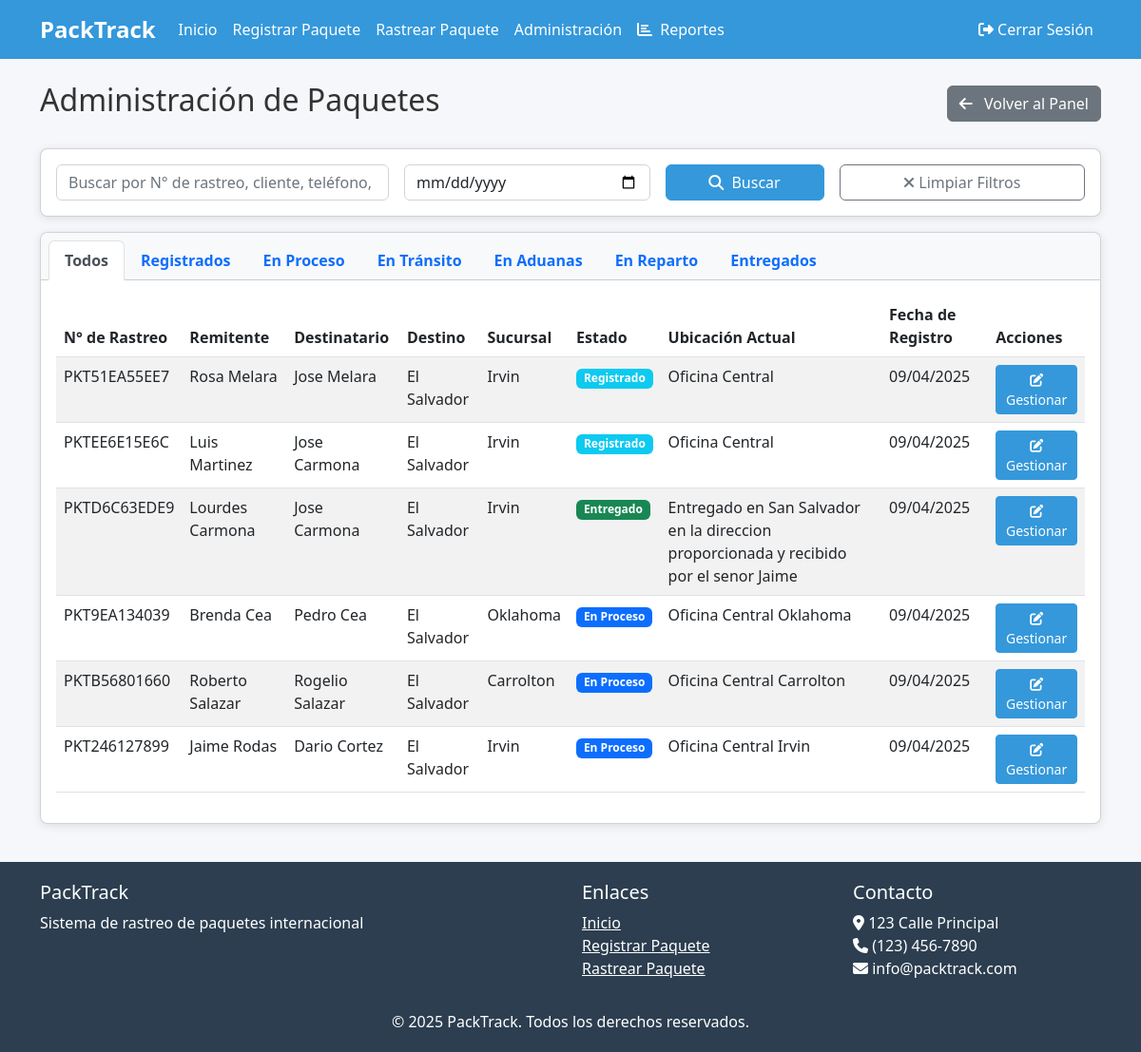
The app's page /admin/packages (signed in), older data.
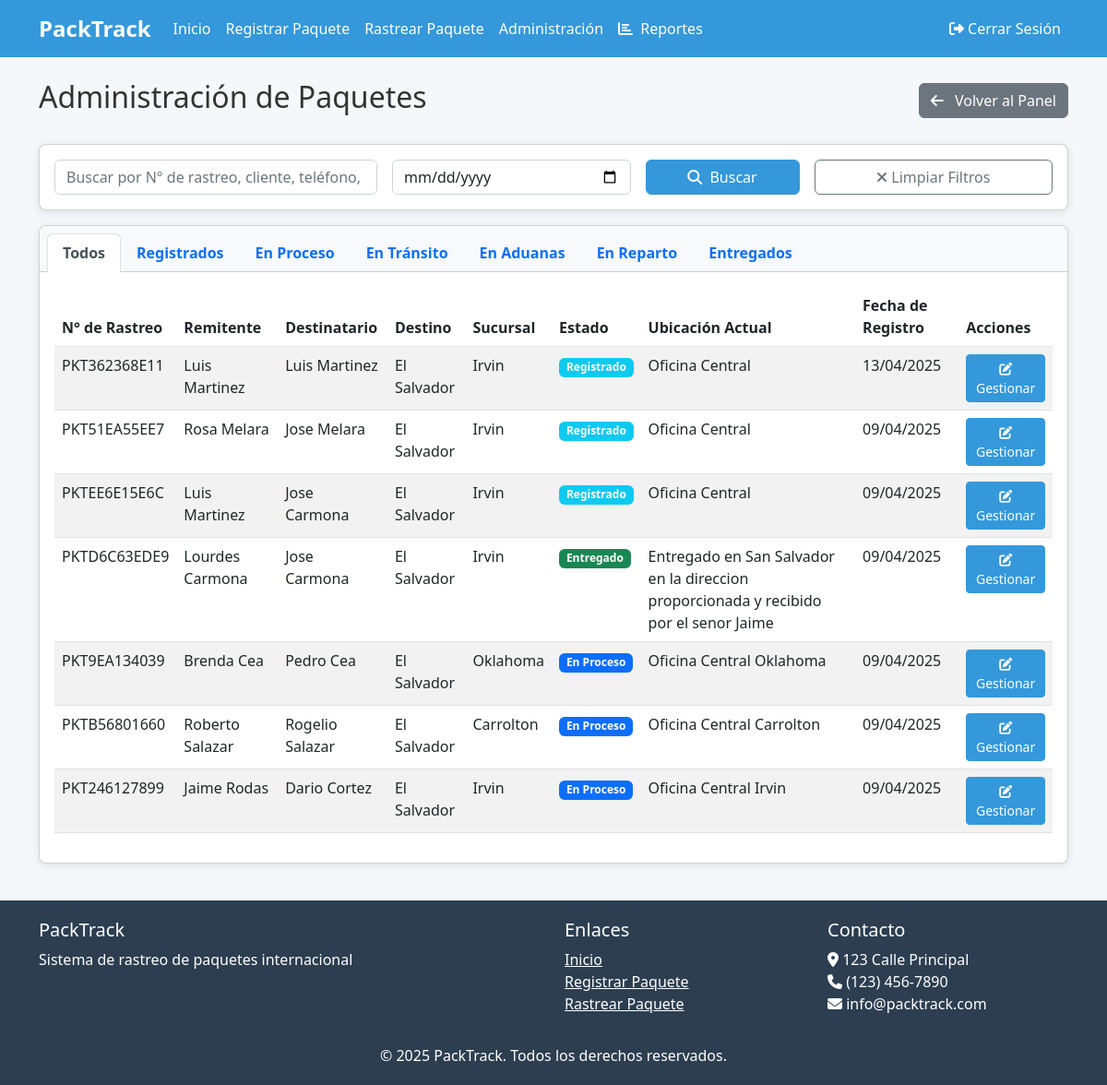
The same page, newer data.
### models.py (models this page shows, shortened)
class Package(db.Model):
    __tablename__ = 'packages'
    id = db.Column(db.Integer, primary_key=True)
    tracking_number = db.Column(db.String(20), unique=True, nullable=False, default=generate_tracking_number)
    customer_id = db.Column(db.Integer, db.ForeignKey('customers.id'), nullable=False)
    branch = db.Column(db.String(50), nullable=False, default='irvin')
    sender_name = db.Column(db.String(100), nullable=False)
    sender_email = db.Column(db.String(100), nullable=False)
    sender_phone = db.Column(db.String(20), nullable=False)
    recipient_name = db.Column(db.String(100), nullable=False)
    recipient_address = db.Column(db.Text, nullable=False)
    recipient_phone = db.Column(db.String(20), nullable=False)
    destination_country_code = db.Column(db.String(3), nullable=False)
    destination_country_name = db.Column(db.String(50), nullable=False)
    estimated_weight = db.Column(db.Float, nullable=False)
    actual_weight = db.Column(db.Float)
    estimated_cost = db.Column(db.Float, nullable=False)
    final_cost = db.Column(db.Float)
    package_type = db.Column(db.Enum(PackageTypeEnum), nullable=False)
    status = db.Column(db.Enum(StatusEnum), default=StatusEnum.REGISTERED, nullable=False)
    registration_date = db.Column(db.DateTime, default=datetime.utcnow, nullable=False)
    delivery_date = db.Column(db.DateTime)
    current_location = db.Column(db.String(100), default="Oficina Central")
    notification_sent = db.Column(db.Boolean, default=False)
    events = db.relationship('TrackingEvent', backref='package', lazy=True, cascade="all, delete-orphan")

### app.py (the view, shortened to what this page needs)
@app.route('/admin/packages')
@admin_required
def admin_packages():
    status_filter = request.args.get('status', 'all')
    search_query = request.args.get('search', '')
    date_filter = request.args.get('date', '')
    query = Package.query
    if date_filter:
        try:
            filter_date = datetime.strptime(date_filter, '%Y-%m-%d').date()
            query = query.filter(db.func.date(Package.registration_date) == filter_date)
        except ValueError:
            flash('Formato de fecha inválido', 'danger')
    if status_filter != 'all':
        status_enum = getattr(StatusEnum, status_filter.upper(), None)
        if status_enum:
            query = query.filter_by(status=status_enum)
    packages = query.order_by(Package.registration_date.desc()).all()
    return render_template('admin/packages.html',
                           packages=packages,
                           StatusEnum=StatusEnum,
                           search_query=search_query,
                           date_filter=date_filter)

### app.py (called while the page is built)
def admin_required(f):
    @wraps(f)
    def decorated_function(*args, **kwargs):
        if 'user_id' not in session:
            flash('Por favor inicie sesión para acceder a esta página', 'warning')
            return redirect(url_for('login', next=request.url))
        user = User.query.get(session['user_id'])
        if not user or not user.is_admin:
            flash('No tiene permisos para acceder a esta página', 'danger')
            return redirect(url_for('index'))
        return f(*args, **kwargs)
    return decorated_function

### Templates/admin/packages.html (shortened to what the changed rows need)
{% extends 'base.html' %}
{% block content %}
<div class="d-flex justify-content-between align-items-center mb-4">
    <h2>Administración de Paquetes</h2>
</div>
<div class="card mb-4">
    <div class="card-body">
        {% if packages %}
        <div class="table-responsive">
            <table class="table table-striped" id="packages-table">
                <thead>
                    <tr>
                        <th>N° de Rastreo</th>
                        <th>Remitente</th>
                        <th>Destinatario</th>
                        <th>Destino</th>
                        <th>Sucursal</th>
                        <th>Estado</th>
                        <th>Ubicación Actual</th>
                        <th>Fecha de Registro</th>
                        <th>Acciones</th>
                    </tr>
                </thead>
                <tbody>
                    {% for package in packages %}
                    <tr>
                        <td>{{ package.tracking_number }}</td>
                        <td>{{ package.sender_name }}</td>
                        <td>{{ package.recipient_name }}</td>
                        <td>{{ package.destination_country_name }}</td>
                        <td>
                            {% if package.branch == 'irvin' %}
                                Irvin
                            {% elif package.branch == 'carrolton' %}
                                Carrolton
                            {% elif package.branch == 'oklahoma' %}
                                Oklahoma
                            {% else %}
                                No especificado
                            {% endif %}
                        </td>
                        <td>
                            {% if package.status.value == 'registered' %}
                                <span class="badge bg-info">Registrado</span>
                            {% elif package.status.value == 'processing' %}
                                <span class="badge bg-primary">En Proceso</span>
                            {% elif package.status.value == 'transit' %}
                                <span class="badge bg-primary">En Tránsito</span>
                            {% elif package.status.value == 'customs' %}
                                <span class="badge bg-warning">En Aduanas</span>
                            {% elif package.status.value == 'delivery' %}
                                <span class="badge bg-info">En Reparto</span>
                            {% elif package.status.value == 'delivered' %}
                                <span class="badge bg-success">Entregado</span>
                            {% else %}
                                <span class="badge bg-secondary">{{ package.status.value }}</span>
                            {% endif %}
                        </td>
                        <td>{{ package.current_location }}</td>
                        <td>{{ package.registration_date.strftime('%d/%m/%Y') }}</td>
                        <td>
                            <a href="{{ url_for('admin_package_detail', tracking_number=package.tracking_number) }}" class="btn btn-sm btn-primary">
                                <i class="fas fa-edit"></i> Gestionar
                            </a>
                        </td>
                    </tr>
                    {% endfor %}
                </tbody>
            </table>
        </div>
        {% endif %}
    </div>
</div>
{% endblock %}

Row changes from the older to the newer data that the page shows:
added Package: tracking_number "PKT362368E11", sender_name "Luis Martinez", recipient_name "Luis Martinez", destination_country_name "El Salvador", branch "Irvin", status "Registrado", current_location "Oficina Central", registration_date "13/04/2025"
